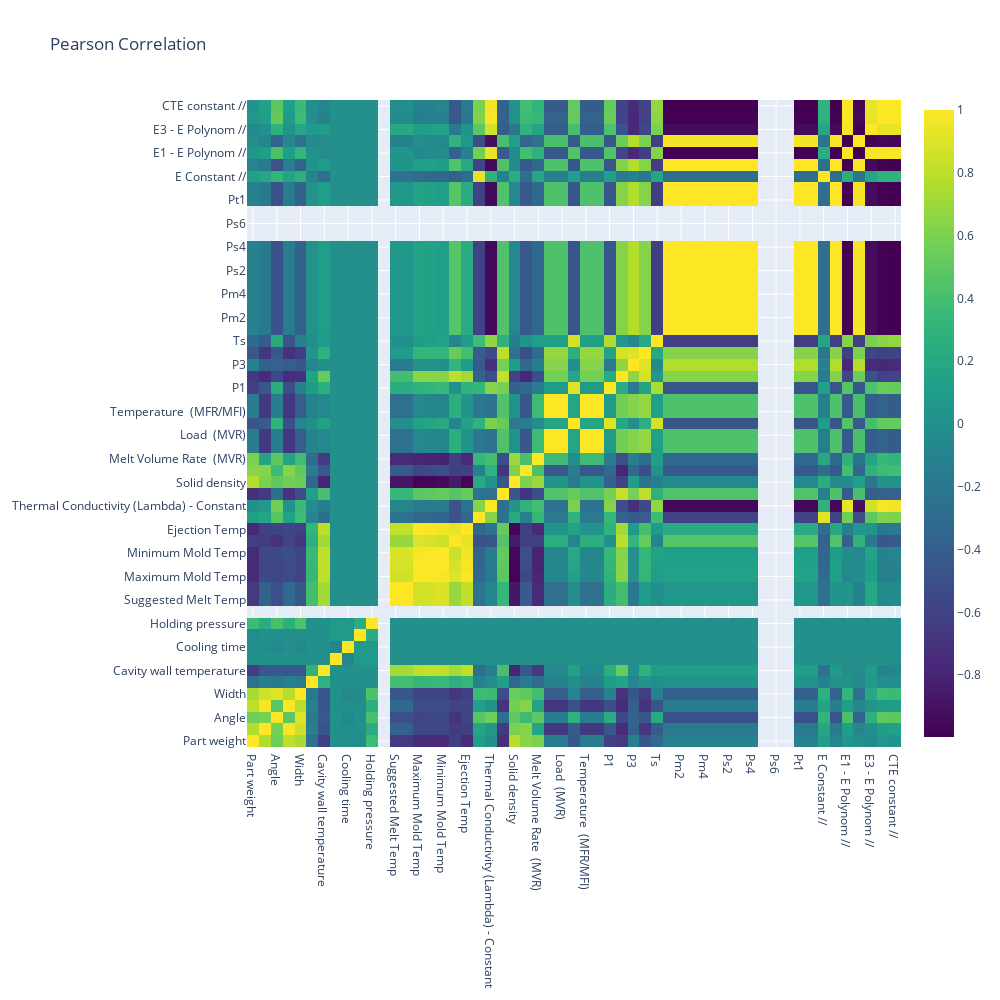

Here is the notebook cell this chart was saved with:
### Code cell
import plotly.offline as py
py.init_notebook_mode(connected=True)
import plotly.graph_objs as go
import plotly.tools as tls
data = [
    go.Heatmap(
        z= df.corr().values,
        x= df.columns.values,
        y= df.columns.values,
        colorscale='Viridis',
        opacity = 1.0
    )
]

layout = go.Layout(
    title='Pearson Correlation',
    xaxis = dict(ticks='', nticks=30),
    yaxis = dict(ticks='' ),
    width = 1000, height = 1000, 
)

fig = go.Figure(data=data, layout=layout)
py.iplot(fig, filename='Housedatacorr')

### Figure 1 — Plotly figure (JSON) as saved in the notebook; plotly's stock layout.template omitted (floating-point values rounded to 4 significant figures; data arrays with more than 128 entries replaced by an {"elided": "..."} marker saying what was removed)
{"data": [{"colorscale": [[0, "#440154"], [0.1111, "#482878"], [0.2222, "#3e4989"], [0.3333, "#31688e"], [0.4444, "#26828e"], [0.5556, "#1f9e89"], [0.6667, "#35b779"], [0.7778, "#6ece58"], [0.8889, "#b5de2b"], [1, "#fde725"]], "opacity": 1, "type": "heatmap", "x": ["Part weight", "Length", "Angle", "Height", "Width", "Melt temperature", "Cavity wall temperature", "Holding pressure time", "Cooling time", "Injection flow rate", "Holding pressure", "Maximum Melt Temp", "Suggested Melt Temp", "Minimum Melt Temp", "Maximum Mold Temp", "Suggested Mold Temp", "Minimum Mold Temp", "No Flow Temp", "Ejection Temp", "Specific Heat (Cp) - Constant", "Thermal Conductivity (Lambda) - Constant", "Thermal diffusivity K=lambda/(rho*Cp) ", "Solid density", "Melt density", "Melt Volume Rate  (MVR)", "Temperature  (MVR)", "Load  (MVR)", "Melt Volume Rate  (MFR/MFI)", "Temperature  (MFR/MFI)", "Load  (MFR/MFI)", "P1", "P2", "P3", "T0", "Ts", "Pm1", "Pm2", "Pm3", "Pm4", "Ps1", "Ps2", "Ps3", "Ps4", "Ps5", "Ps6", "Ps7", "Pt1", "Pt2", "E Constant //", "E0 - E Polynom //", "E1 - E Polynom //", "E2 - E Polynom //", "E3 - E Polynom //", "N0 - Nu Polynom //", "CTE constant //"], "y": ["Part weight", "Length", "Angle", "Height", "Width", "Melt temperature", "Cavity wall temperature", "Holding pressure time", "Cooling time", "Injection flow rate", "Holding pressure", "Maximum Melt Temp", "Suggested Melt Temp", "Minimum Melt Temp", "Maximum Mold Temp", "Suggested Mold Temp", "Minimum Mold Temp", "No Flow Temp", "Ejection Temp", "Specific Heat (Cp) - Constant", "Thermal Conductivity (Lambda) - Constant", "Thermal diffusivity K=lambda/(rho*Cp) ", "Solid density", "Melt density", "Melt Volume Rate  (MVR)", "Temperature  (MVR)", "Load  (MVR)", "Melt Volume Rate  (MFR/MFI)", "Temperature  (MFR/MFI)", "Load  (MFR/MFI)", "P1", "P2", "P3", "T0", "Ts", "Pm1", "Pm2", "Pm3", "Pm4", "Ps1", "Ps2", "Ps3", "Ps4", "Ps5", "Ps6", "Ps7", "Pt1", "Pt2", "E Constant //", "E0 - E Polynom //", "E1 - E Polynom //", "E2 - E Polynom //", "E3 - E Polynom //", "N0 - Nu Polynom //", "CTE constant //"], "z": {"elided": "55x55 float values"}}], "layout": {"height": 1000, "title": {"text": "Pearson Correlation"}, "width": 1000, "xaxis": {"nticks": 30, "ticks": ""}, "yaxis": {"ticks": ""}}}
